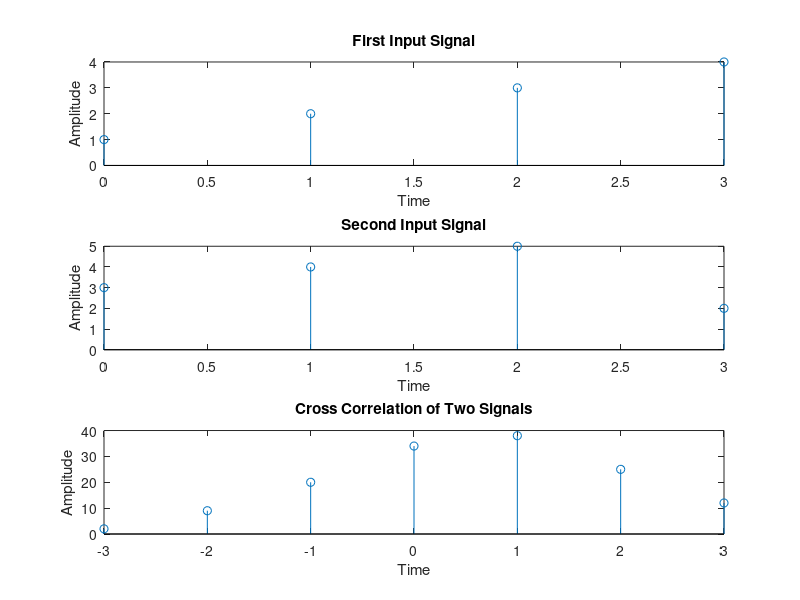

Write MATLAB code to recreate this figure.
clc;
clear all;
close all;

x = [1, 2, 3, 4];
h = [3, 4, 5, 2];

y = conv(x, fliplr(h));

n1 = 0:1:3;
n2 = 0:1:3;
n3 = -3:1:3;

subplot(3,1,1);
stem(n1,x);
xlabel('Time');
ylabel('Amplitude');
title('First Input Signal');

subplot(3,1,2);
stem(n2,h);
xlabel('Time');
ylabel('Amplitude');
title('Second Input Signal');

subplot(3,1,3);
stem(n3,y);
xlabel('Time');
ylabel('Amplitude');
title('Cross Correlation of Two Signals');
